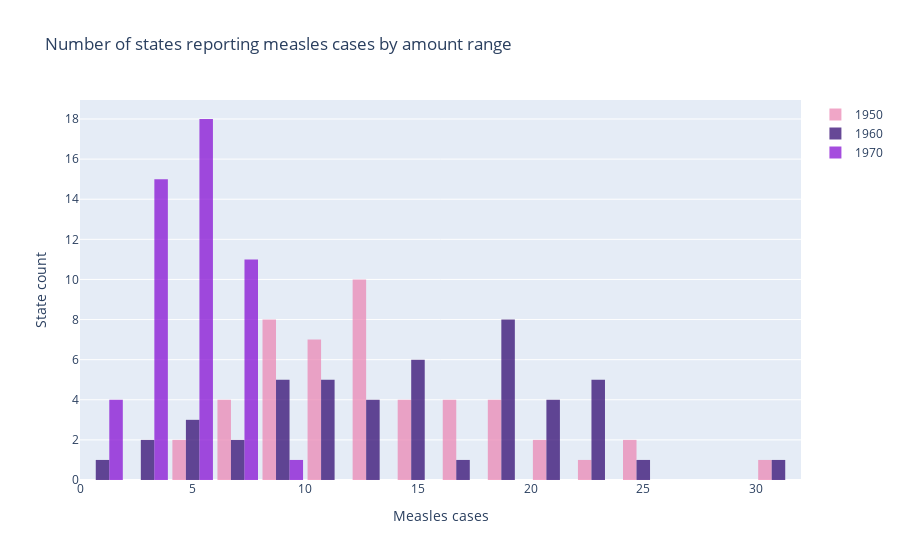

The cell this chart's notebook holds for it:
### Code cell
df50root = df50 ** (1/2)
df60root = df60 ** (1/2)
df70root = df70 ** (1/2)

start_value = 0
end_value = 32
bin_width = 2

fig = go.Figure()
fig.add_trace(go.Histogram(
    x=df50root,
    name='1950',
    xbins=dict( # bins used for histogram
        start=start_value,
        end=end_value,
        size=bin_width
    ),
    marker_color='#EB89B5',
    opacity=0.75
))
fig.add_trace(go.Histogram(
    x=df60root,
    name='1960',
    xbins=dict(
        start=start_value,
        end=end_value,
        size=bin_width
    ),
    marker_color='#330C73',
    opacity=0.75
))
fig.add_trace(go.Histogram(
    x=df70root,
    name='1970',
    xbins=dict(
        start=start_value,
        end=end_value,
        size=bin_width
    ),
    marker_color='#8712D4',
    opacity=0.75
))

fig.update_layout(
    title_text='Number of states reporting measles cases by amount range',
    xaxis_title_text='Measles cases',
    yaxis_title_text='State count',
    bargap=0.1, # gap between bars of adjacent location coordinates
    # bargroupgap=0.1 # gap between bars of the same location coordinates
)

fig.show()

### Figure 1 — Plotly figure (JSON) as saved in the notebook; plotly's stock layout.template omitted (floating-point values rounded to 4 significant figures)
{"data": [{"marker": {"color": "#EB89B5"}, "name": "1950", "opacity": 0.75, "type": "histogram", "x": [7.483, 18.38, 9.747, 12.04, 20.27, 14.21, 15.23, 16.09, 9.487, 8.246, 18.38, 14.32, 13.6, 20.62, 9.849, 13.11, 5.657, 10.95, 8.124, 16.43, 24.29, 11.31, 10.58, 7.681, 18.06, 19.16, 13.38, 9.22, 24.86, 12.21, 14.35, 11, 8.485, 13, 5.385, 7.211, 13, 6, 10.25, 10.91, 10.54, 13.56, 30.4, 13.23, 9.327, 12.33, 17.46, 23.62, 16.12], "xbins": {"end": 32, "size": 2, "start": 0}}, {"marker": {"color": "#330C73"}, "name": "1960", "opacity": 0.75, "type": "histogram", "x": [8.307, 19.34, 10.39, 11.87, 19.9, 21.1, 15.07, 13.53, 9.22, 2.828, 22.65, 15, 14.97, 8.062, 0, 19.36, 3.742, 20.37, 10.25, 20.74, 21.47, 11.83, 10.25, 4.359, 19.1, 4.796, 18.92, 14.39, 13.27, 18.84, 16.67, 5.292, 19.97, 13.96, 8.185, 25.02, 7.81, 15.36, 7.874, 8.718, 23.17, 22.78, 23.62, 31.4, 13.78, 22, 14.18, 33.38, 18.19], "xbins": {"end": 32, "size": 2, "start": 0}}, {"marker": {"color": "#8712D4"}, "name": "1970", "opacity": 0.75, "type": "histogram", "x": [3.873, 7.616, 1.414, 3.162, 3.464, 2, 7.071, 6.856, 4.69, 0, 4, 5.477, 2.449, 6.083, 2, 5.831, 3, 7.28, 6, 4, 4.583, 1, 2.646, 4.243, 4.123, 7.348, 2.236, 3.162, 4.899, 5.477, 3, 4.472, 7.416, 6.245, 6, 5, 4.243, 3.464, 5.099, 4.243, 3.742, 8.718, 2, 1.732, 7.348, 4.583, 4.472, 5.657, 2.236], "xbins": {"end": 32, "size": 2, "start": 0}}], "layout": {"bargap": 0.1, "title": {"text": "Number of states reporting measles cases by amount range"}, "xaxis": {"title": {"text": "Measles cases"}}, "yaxis": {"title": {"text": "State count"}}}}
